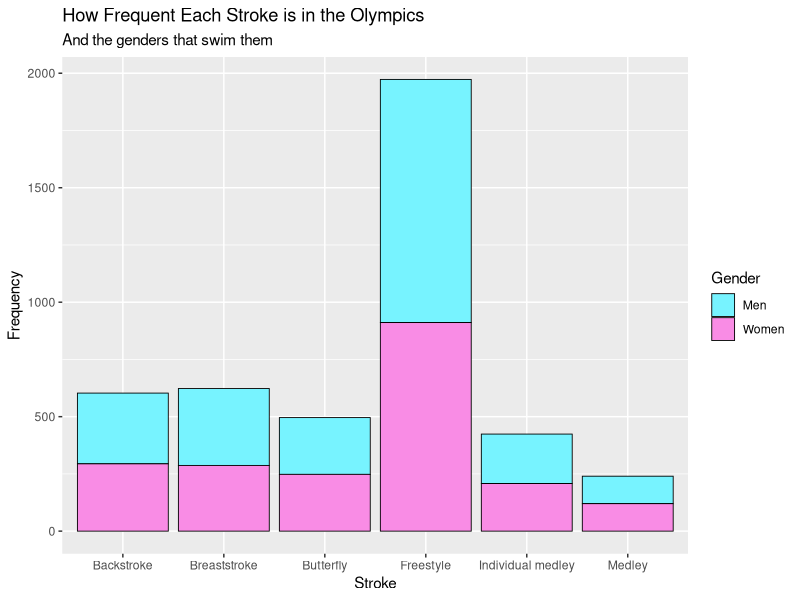
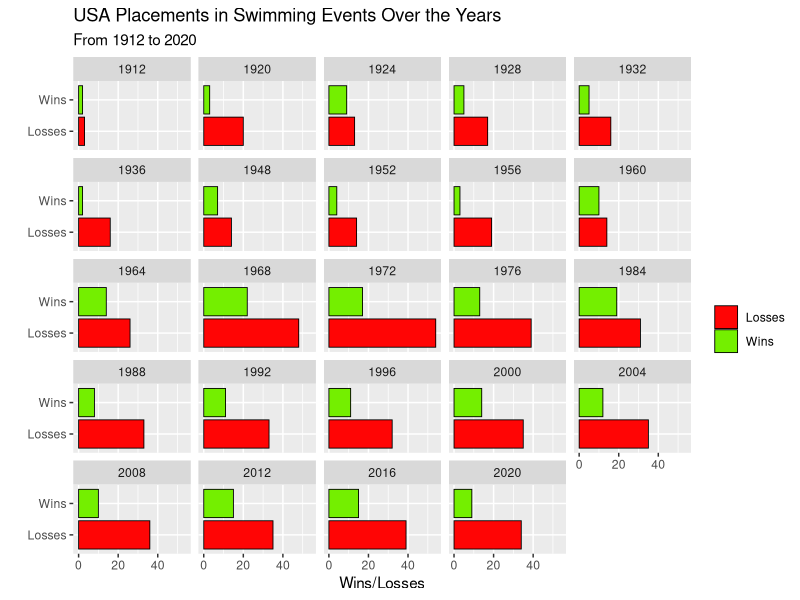
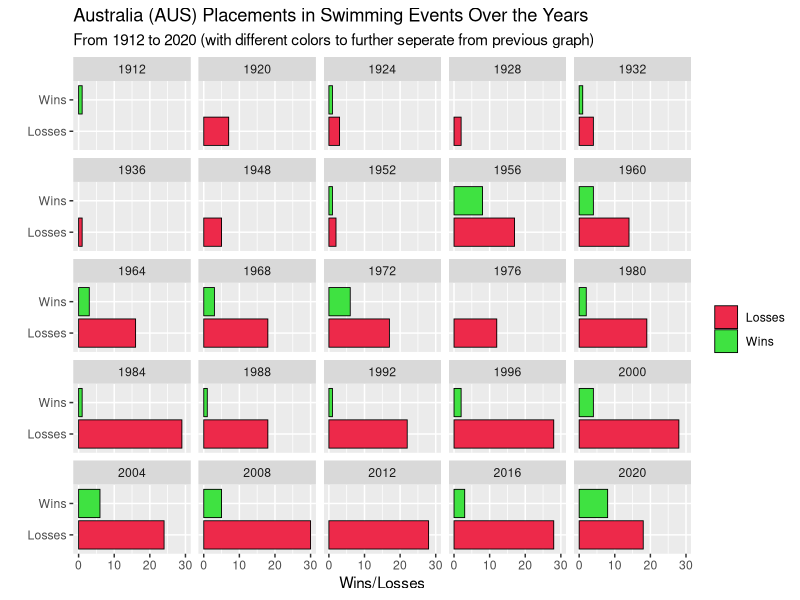

These figures' R source, in order:
## ---- chunk 1
library(tidyverse)
library(broom)
## ---- chunk 2
#| label: colorize

#this code chunk does not matter too much. i just wanted to be able to change the color of some text if i felt like it. i found this code online here: (https://bookdown.org/yihui/rmarkdown-cookbook/font-color.html)

colorize <- function(x, color) {
  if (knitr::is_latex_output()) {
    sprintf("\\textcolor{%s}{%s}", color, x)
  } else if (knitr::is_html_output()) {
    sprintf("<span style='color: %s;'>%s</span>", color,
      x)
  } else x
}
## ---- chunk 3
data <- read.csv("Olympic_Swimming_Results_1912to2020.csv")
## ---- chunk 4
data %>%
  glimpse()
## ---- chunk 5
#| label: event_num

#didWin variable created here so it is easier to single out the events. there are multiple swimmers in each event but only one can win, so singling out the winners gives us just one entry for each event
data <- data %>%
  mutate(didWin = if_else(Rank == 1, "yes", "no"))

# I use 2016 here because the dataset does not display the results of the 2020 relays
data %>%
  filter(didWin == "yes", Year == "1912" | Year == "2016") %>%
  group_by(Year) %>%
  count() %>%
  select(Year, n) %>%
  summarise(Events = n)
## ---- chunk 6
data %>%
  filter(didWin == "yes", Year == "1912") %>%
  select(Year, Distance..in.meters., Stroke, Gender)

# I use 2016 here because the dataset does not display the results of the 2020 relays
data %>%
  filter(didWin == "yes", Year == "2016", Gender == "Men") %>%
  select(Year, Distance..in.meters., Stroke, Gender)
## ---- chunk 7
#| label: strk_freq

data %>%
  ggplot(aes(x = Stroke, fill = Gender)) +
  geom_bar(color = "black", linewidth = 0.3) +
  scale_fill_manual(values = c("#77F3FF","#F98CE5")) +
  labs(x = "Stroke", 
       y = "Frequency", 
       title = "How Frequent Each Stroke is in the Olympics", 
       subtitle = "And the genders that swim them")
## ---- chunk 8
#| label: free_other
  
data %>%
  mutate(TempStroke = if_else(Stroke == "Freestyle", "Freestyle", "Other")) %>%
  filter(didWin == "yes", Year == "2016") %>%
  count(TempStroke)
## ---- chunk 9
#| label: top_wins

data %>%
  filter(didWin == "yes") %>%
  group_by(Team) %>%
  count(didWin) %>%
  select(Team, n) %>%
  summarise(Wins = n) %>%
  arrange(desc(Wins)) %>%
  slice(1, 2, 3, 4, 5)
## ---- chunk 10
#| label: usa_wins

data %>%
  mutate(USAwinlose = if_else(Rank == 1, "Wins", "Losses")) %>%
  filter(Team == "USA") %>%
  ggplot(aes(y = USAwinlose, fill = USAwinlose)) +
  geom_bar(color = "black", linewidth = 0.3) +
  scale_fill_manual(values = c("#FF0505","#74EF00")) +
  facet_wrap(. ~ Year) +
  labs(title = "USA Placements in Swimming Events Over the Years",
       subtitle = "From 1912 to 2020",
       x = "Wins/Losses",
       y = "",
       fill = "")
## ---- chunk 11
#| label: aus_wins

data %>%
  mutate(AUSwinlose = if_else(Rank == 1, "Wins", "Losses")) %>%
  filter(Team == "AUS") %>%
  ggplot(aes(y = AUSwinlose, fill = AUSwinlose)) +
  geom_bar(color = "black", linewidth = 0.3) +
  scale_fill_manual(values = c("#ED294A","#3FE241")) +
  facet_wrap(. ~ Year) +
  labs(title = "Australia (AUS) Placements in Swimming Events Over the Years",
       subtitle = "From 1912 to 2020 (with different colors to further seperate from previous graph)",
       x = "Wins/Losses",
       y = "",
       fill = "")
## ---- chunk 12
data %>%
  filter(didWin == "yes") %>%
  group_by(Athlete) %>%
  count(didWin) %>%
  select(Athlete, n) %>%
  summarise(Wins = n) %>%
  arrange(desc(Wins)) %>%
  slice(1, 2, 3, 4, 5, 6, 7, 8, 9)
